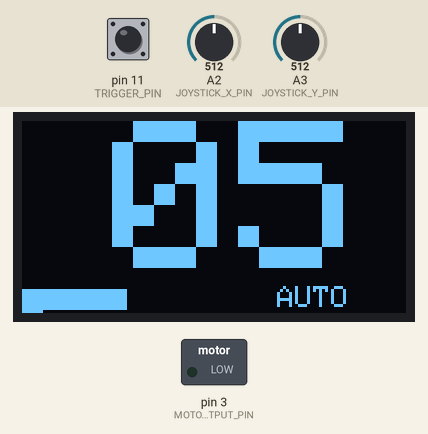
Bench run of a sketch on a simulated Arduino Uno, built with avr-gcc and run on an emulated ATmega328P. Shown: 128×64 one-colour display, switched loads named in the sketch (green lamp = pin HIGH). Inputs (shaded band) come from the test bench; at power-on: A3 (JOYSTICK_Y_PIN) = 512, A2 (JOYSTICK_X_PIN) = 512, pin 11 (TRIGGER_PIN) HIGH.

Above: at 1.2 s.
1.3 s: A3 (JOYSTICK_Y_PIN) set to 727
2.8 s: A3 (JOYSTICK_Y_PIN) set to 753
At 3.6 s:
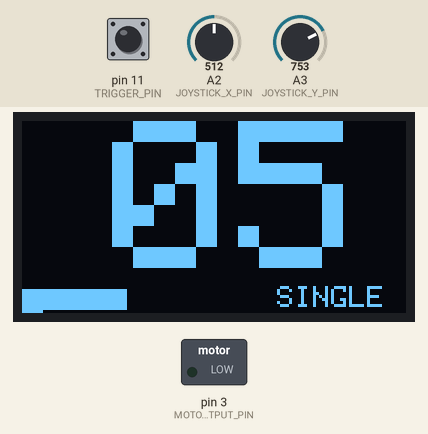
4.3 s: A2 (JOYSTICK_X_PIN) set to 991
5.8 s: A2 (JOYSTICK_X_PIN) set to 1013
At 6.8 s:
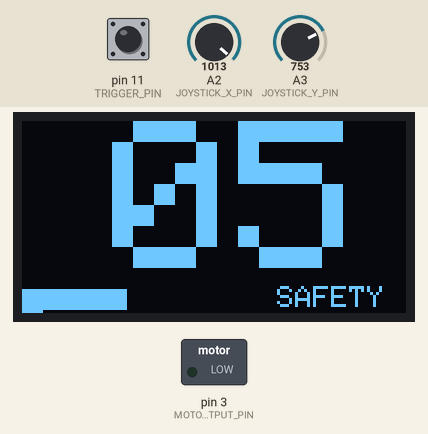
7.3 s: A3 (JOYSTICK_Y_PIN) set to 997
8.8 s: A3 (JOYSTICK_Y_PIN) set to 1021
At 9.1 s:
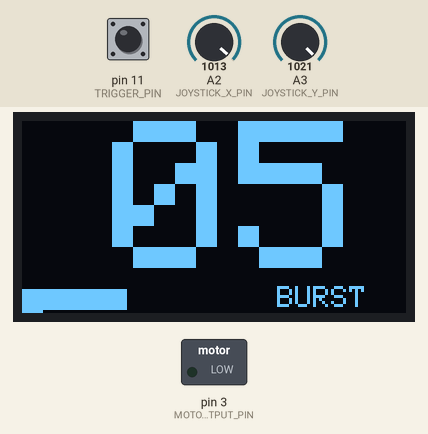
Timing chart, 0 to 11.3 s (numbered marks = the images above; inputs shaded):
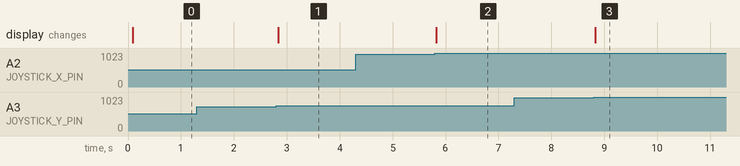

Measured:
- the behaviour switches between 736 and 737 on A3 (JOYSTICK_Y_PIN) (found by bisection; images 0 and 1)
- the behaviour switches between 1004 and 1005 on A2 (JOYSTICK_X_PIN) (found by bisection; images 1 and 2)
- the behaviour switches between 1004 and 1005 on A3 (JOYSTICK_Y_PIN) (found by bisection; images 2 and 3)
- after the input at 1.3 s, every drawn part: stays the same
- after the input at 2.8 s, the display: changes at once (image 1)
- after the input at 4.3 s, every drawn part: stays the same
- after the input at 5.8 s, the display: changes at once (image 2)
- after the input at 7.3 s, every drawn part: stays the same
- after the input at 8.8 s, the display: changes at once (image 3)

The sketch:

smart-nerf-rapidstrike.ino
```cpp
#include <Button.h>																											//library to deal with buttons easier
#include <Adafruit_GFX.h>
#include <Adafruit_SSD1306.h>

//pins
#define TRIGGER_PIN 11              																			//digital input
#define CYCLE_CONTROL_SWITCH_PIN 4   																			//digital input
#define MOTOR_OUTPUT_PIN 3          																			//digital output
#define RELOAD_PIN 7
#define MAG_SZ_TOG_PIN 8
#define JOYSTICK_X_PIN 2
#define JOYSTICK_Y_PIN 3

#define MAPPED_HIGH_JOYSTICK_TRIP 490
#define MAPPED_LOW_JOYSTICK_TRIP 360

//for buttons/switches
#define PULLUP true        																								//internal pullup, so we dont need to wire resistor
#define INVERT true      																									//invert required for proper readings with pullup
#define DEBOUNCE_MS 20 																										//check btn time every 20ms

//code for fire modes. 4 modes total
#define SAFETY 0																													//SAFTEY is mode 0
#define SINGLE_FIRE 1																											//singe fire is mode 1
#define BURST_FIRE 2																											//burst fire is mode 2
#define FULL_AUTO 3																												//full auto is mode 3

#define OLED_RESET 4

#define SCREEN_WIDTH 128
#define SCREEN_HEIGHT 64


byte fireMode = 0;   																											//keep track of fire modes.
byte dartsFired = 0;																											//keep track of how many darts fire
bool isCheckingForDartsFired = false;																			//some modes need to check if a certain number of darts to fire

byte magSizeArr[] = {5, 6, 10, 12, 15, 18, 20, 22, 25, 36, 0};            //keep track of the magazine sizes
byte currentMagSize = 0;                                                  //keep track of the current magazine size
byte currentAmmo = magSizeArr[currentMagSize];                            //keep track of how much ammo there currently is
byte maxAmmo = magSizeArr[currentMagSize];

Button trigger (TRIGGER_PIN, PULLUP, INVERT, DEBOUNCE_MS);														//trigger button, using the library
Button cycleControlSwitch (CYCLE_CONTROL_SWITCH_PIN, PULLUP, INVERT, DEBOUNCE_MS);			//dart counting button, using the library
Button reloadBtn (RELOAD_PIN , PULLUP, INVERT, DEBOUNCE_MS);     //dart counting button, using the library
Button magSzTogBtn (MAG_SZ_TOG_PIN, PULLUP, INVERT, DEBOUNCE_MS);     //dart counting button, using the library


Adafruit_SSD1306 display(OLED_RESET);

void setup () {
  pinMode(MOTOR_OUTPUT_PIN, OUTPUT);																		//set motor output pin to an output pin
  digitalWrite(MOTOR_OUTPUT_PIN, LOW);        													//make sure motor is off
  resetDartsFired();																										//reset all dart firing values so they dont get messed up later

  display.begin(SSD1306_SWITCHCAPVCC, 0x3C);
  display.clearDisplay();

  updateDisplay();
}

void loop () {
    toggleFireModes();																										//constantly check for changes in firemodes
    fire();																																//constantly check if dart is fired
    checkForDartsFired();																									//do stuff if dart is fired
    selectFire();																													//do fancy select-fire stuff
}

//switch between the various modes
void toggleFireModes () {
  bool hasStateChanged = false;

  int joystickXHelped = joystickHelper(map(analogRead(JOYSTICK_X_PIN), 0, 1023, 0, 500));
  if (joystickXHelped > 0) {
    if (joystickXHelped == 1) {
      fireMode = 0;
    } else if (joystickXHelped == 2) {
      fireMode = 1;
    }

    hasStateChanged = true;
  }

  int joystickYHelped = joystickHelper(map(analogRead(JOYSTICK_Y_PIN), 0, 1023, 0, 500));
  if (joystickYHelped > 0) {
    if (joystickYHelped == 1) {
      fireMode = 2;
    } else if (joystickYHelped == 2) {
      fireMode = 3;
    }

    hasStateChanged = true;
  }

  if (hasStateChanged) {
    resetDartsFired();																										//reset darts fired stuff so it doesn't get messed up later
    updateDisplay();
  }
}

//method to check if joystick moved up or down
//returns 0 if no move, 1 if up, 2 if down
int joystickHelper (int reading) {
  if (reading > MAPPED_HIGH_JOYSTICK_TRIP) {
    return 1;
  } else if (reading < MAPPED_LOW_JOYSTICK_TRIP) {
    return 2;
  } else {
    return 0;
  }
}

//when dart fired
void fire() {
  cycleControlSwitch.read();																							//read button
  currentAmmo += dartsFired += ( (isCheckingForDartsFired)								//detect and keep track if dart is fired through
  	 ? 1 : 0);
}

void checkForDartsFired () {
  if (isCheckingForDartsFired && 																					//if checking for darts being fired. Not all
   (fireMode == SINGLE_FIRE || fireMode == BURST_FIRE)) {									// modesneed to check if a dart is fired
    byte dartsToFire = (fireMode == SINGLE_FIRE ? 1 : 3);									//determine max amounts of darts to be fired
    if (dartsFired < dartsToFire) {																				//if can still fire (hasn't reached threshold of
      digitalWrite(MOTOR_OUTPUT_PIN, HIGH);																//how many darts can fire), power pusher motor
    } else if (cycleControlSwitch.isPressed() ) {													//if can't fire anymore darts and pusher retracted
      updateDisplay;
      if (dartsFired >= dartsToFire) {
        resetDartsFired();																								//Reset darts fired stuff so it can happen again
      }
    }
  }
}

//do all the fancy select fire stuff
void selectFire () {
    trigger.read();																												//read trigger
    if (trigger.isPressed()) {      																			//check of trigger is pressed
      if (fireMode == SAFETY) {       																	//if in safety mode, turn off motor
          digitalWrite(MOTOR_OUTPUT_PIN, LOW);
      } else if (fireMode == SINGLE_FIRE || fireMode == BURST_FIRE) {		//if in burst fire or single shot mode
          isCheckingForDartsFired = true;																//allow for darts to be fired, handled elsewhere
      } else if (fireMode == FULL_AUTO) {     													//if full auto turn on motor
          digitalWrite(MOTOR_OUTPUT_PIN, HIGH);
      }
    } else if (!trigger.isPressed()) {    																//if trigger isn't pressed
      if (fireMode == FULL_AUTO || fireMode == SAFETY) {								//if firemode is fullauto or safety, turn off motor
        digitalWrite(MOTOR_OUTPUT_PIN, LOW);
      } else if ( !isCheckingForDartsFired 															//if all darts fired
       && (fireMode == SINGLE_FIRE || fireMode == BURST_FIRE) ) {     	//and in burstfire
      	resetDartsFired();																							//reset darts fired stuff
      }
    }
}

void resetDartsFired () {
	digitalWrite(MOTOR_OUTPUT_PIN, LOW);																		//turn of motor
	dartsFired = 0;																													//darts fired set to 0
	isCheckingForDartsFired = false;																				//no longer checking if darts are being fired
}

void reload () {
  reloadBtn.read();               //read reload button
  if (reloadBtn.wasPressed()) {   //reload button pressed
    currentAmmo = maxAmmo;        //reset ammo
    updateDisplay();            //display ammo
  }
}

void toggleMags () {
  magSzTogBtn.read();               //read magazine size toggle button
  if (magSzTogBtn.wasPressed()) {    //magazine size toggle button pressed
    //cycle through mag sizes based on array, and make sure array doens't overflow
    currentMagSize = (currentMagSize < (sizeof(magSizeArr)/sizeof(magSizeArr[0]) - 1)) ? currentMagSize + 1 : 0;

    //there's a new max ammo, because there's a new magazine size
    maxAmmo = magSizeArr[currentMagSize];
    currentAmmo = maxAmmo;

    updateDisplay();      //display ammo
  }
}

void updateDisplay () {
  display.clearDisplay();           //clear the display, so the stuff that was here before is no longer here

  display.setTextSize(7);  //set the size of the text
  display.setCursor(30, 0);  //center text
  display.print((currentAmmo < 10 ? "0" : "") + (String)currentAmmo);    //print the text

  display.print(currentAmmo);

  display.setTextSize(1);
  display.setCursor(85, 55);
  if (fireMode == SAFETY) {
    display.print("SAFETY");
  } else if (fireMode == SINGLE_FIRE) {
    display.print("SINGLE");
  } else if (fireMode == BURST_FIRE) {
    display.print("BURST");
  } else if (fireMode == FULL_AUTO) {
    display.print("AUTO");
  }

  display.display();                //display the text
}
```
